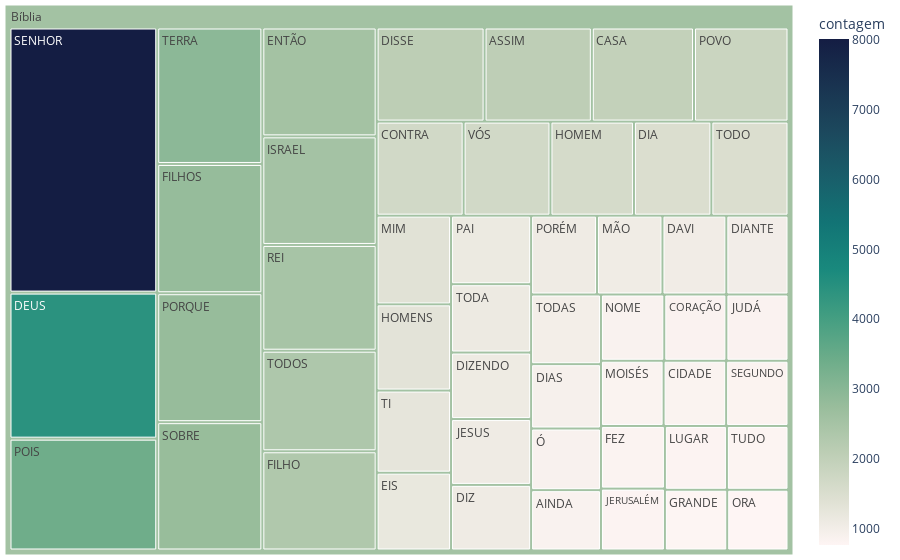

The cell this chart's notebook holds for it:
### Code cell
fig = px.treemap(
    contagem_palav[0:50],
    path=[px.Constant("Bíblia"), "palavra"],
    values="contagem",
    color="contagem",
    color_continuous_scale="tempo",
    #color_continuous_midpoint=np.average(contagem_palav["contagem"]),
)

fig.update_layout(margin=dict(t=5, l=5, r=5, b=5))
fig.show()

### Figure 1 — Plotly figure (JSON) as saved in the notebook; plotly's stock layout.template omitted (floating-point values rounded to 4 significant figures)
{"data": [{"branchvalues": "total", "customdata": [[863], [2066], [1968], [835], [1675], [842], [1031], [4417], [1491], [1003], [920], [2079], [1075], [1090], [1185], [2547], [820], [2322], [2781], [775], [1608], [1313], [2541], [810], [1079], [842], [810], [1351], [836], [1056], [859], [762], [1123], [3382], [2774], [1064], [1820], [2475], [832], [8017], [2761], [2936], [1251], [1120], [996], [1485], [2353], [804], [1672], [881], [2561.0]], "domain": {"x": [0, 1], "y": [0, 1]}, "hovertemplate": "labels=%{label}<br>contagem_sum=%{value}<br>parent=%{parent}<br>id=%{id}<br>contagem=%{color}<extra></extra>", "ids": ["Bíblia/AINDA", "Bíblia/ASSIM", "Bíblia/CASA", "Bíblia/CIDADE", "Bíblia/CONTRA", "Bíblia/CORAÇÃO", "Bíblia/DAVI", "Bíblia/DEUS", "Bíblia/DIA", "Bíblia/DIANTE", "Bíblia/DIAS", "Bíblia/DISSE", "Bíblia/DIZ", "Bíblia/DIZENDO", "Bíblia/EIS", "Bíblia/ENTÃO", "Bíblia/FEZ", "Bíblia/FILHO", "Bíblia/FILHOS", "Bíblia/GRANDE", "Bíblia/HOMEM", "Bíblia/HOMENS", "Bíblia/ISRAEL", "Bíblia/JERUSALÉM", "Bíblia/JESUS", "Bíblia/JUDÁ", "Bíblia/LUGAR", "Bíblia/MIM", "Bíblia/MOISÉS", "Bíblia/MÃO", "Bíblia/NOME", "Bíblia/ORA", "Bíblia/PAI", "Bíblia/POIS", "Bíblia/PORQUE", "Bíblia/PORÉM", "Bíblia/POVO", "Bíblia/REI", "Bíblia/SEGUNDO", "Bíblia/SENHOR", "Bíblia/SOBRE", "Bíblia/TERRA", "Bíblia/TI", "Bíblia/TODA", "Bíblia/TODAS", "Bíblia/TODO", "Bíblia/TODOS", "Bíblia/TUDO", "Bíblia/VÓS", "Bíblia/Ó", "Bíblia"], "labels": ["AINDA", "ASSIM", "CASA", "CIDADE", "CONTRA", "CORAÇÃO", "DAVI", "DEUS", "DIA", "DIANTE", "DIAS", "DISSE", "DIZ", "DIZENDO", "EIS", "ENTÃO", "FEZ", "FILHO", "FILHOS", "GRANDE", "HOMEM", "HOMENS", "ISRAEL", "JERUSALÉM", "JESUS", "JUDÁ", "LUGAR", "MIM", "MOISÉS", "MÃO", "NOME", "ORA", "PAI", "POIS", "PORQUE", "PORÉM", "POVO", "REI", "SEGUNDO", "SENHOR", "SOBRE", "TERRA", "TI", "TODA", "TODAS", "TODO", "TODOS", "TUDO", "VÓS", "Ó", "Bíblia"], "marker": {"coloraxis": "coloraxis", "colors": [863, 2066, 1968, 835, 1675, 842, 1031, 4417, 1491, 1003, 920, 2079, 1075, 1090, 1185, 2547, 820, 2322, 2781, 775, 1608, 1313, 2541, 810, 1079, 842, 810, 1351, 836, 1056, 859, 762, 1123, 3382, 2774, 1064, 1820, 2475, 832, 8017, 2761, 2936, 1251, 1120, 996, 1485, 2353, 804, 1672, 881, 2561.0]}, "name": "", "parents": ["Bíblia", "Bíblia", "Bíblia", "Bíblia", "Bíblia", "Bíblia", "Bíblia", "Bíblia", "Bíblia", "Bíblia", "Bíblia", "Bíblia", "Bíblia", "Bíblia", "Bíblia", "Bíblia", "Bíblia", "Bíblia", "Bíblia", "Bíblia", "Bíblia", "Bíblia", "Bíblia", "Bíblia", "Bíblia", "Bíblia", "Bíblia", "Bíblia", "Bíblia", "Bíblia", "Bíblia", "Bíblia", "Bíblia", "Bíblia", "Bíblia", "Bíblia", "Bíblia", "Bíblia", "Bíblia", "Bíblia", "Bíblia", "Bíblia", "Bíblia", "Bíblia", "Bíblia", "Bíblia", "Bíblia", "Bíblia", "Bíblia", "Bíblia", ""], "type": "treemap", "values": [863, 2066, 1968, 835, 1675, 842, 1031, 4417, 1491, 1003, 920, 2079, 1075, 1090, 1185, 2547, 820, 2322, 2781, 775, 1608, 1313, 2541, 810, 1079, 842, 810, 1351, 836, 1056, 859, 762, 1123, 3382, 2774, 1064, 1820, 2475, 832, 8017, 2761, 2936, 1251, 1120, 996, 1485, 2353, 804, 1672, 881, 83398]}], "layout": {"coloraxis": {"colorbar": {"title": {"text": "contagem"}}, "colorscale": [[0, "rgb(254, 245, 244)"], [0.09091, "rgb(222, 224, 210)"], [0.1818, "rgb(189, 206, 181)"], [0.2727, "rgb(153, 189, 156)"], [0.3636, "rgb(110, 173, 138)"], [0.4545, "rgb(65, 157, 129)"], [0.5455, "rgb(25, 137, 125)"], [0.6364, "rgb(18, 116, 117)"], [0.7273, "rgb(25, 94, 106)"], [0.8182, "rgb(28, 72, 93)"], [0.9091, "rgb(25, 51, 80)"], [1, "rgb(20, 29, 67)"]]}, "legend": {"tracegroupgap": 0}, "margin": {"b": 5, "l": 5, "r": 5, "t": 5}}}
